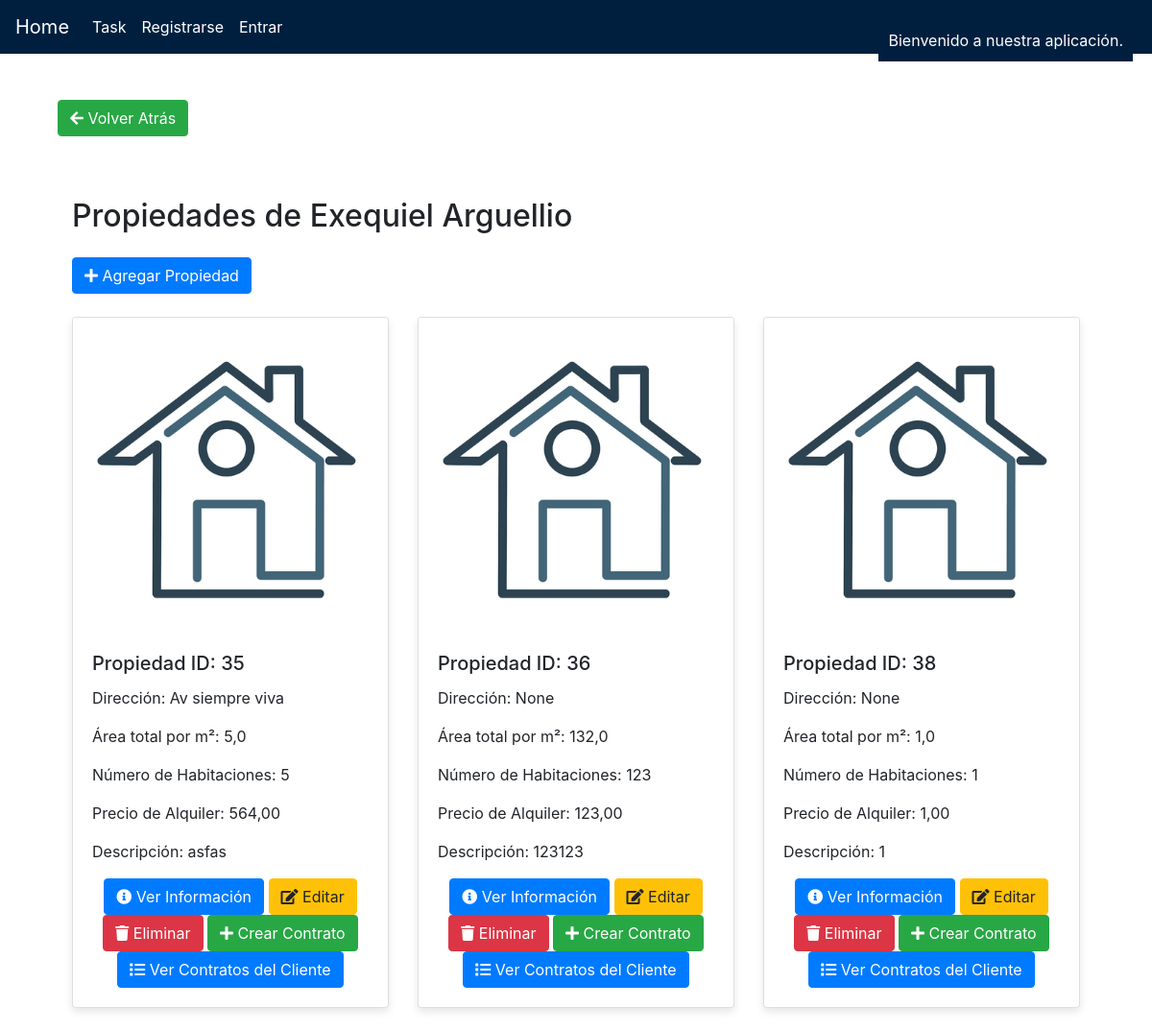
The app's page /propiedades/43761164/, older data.
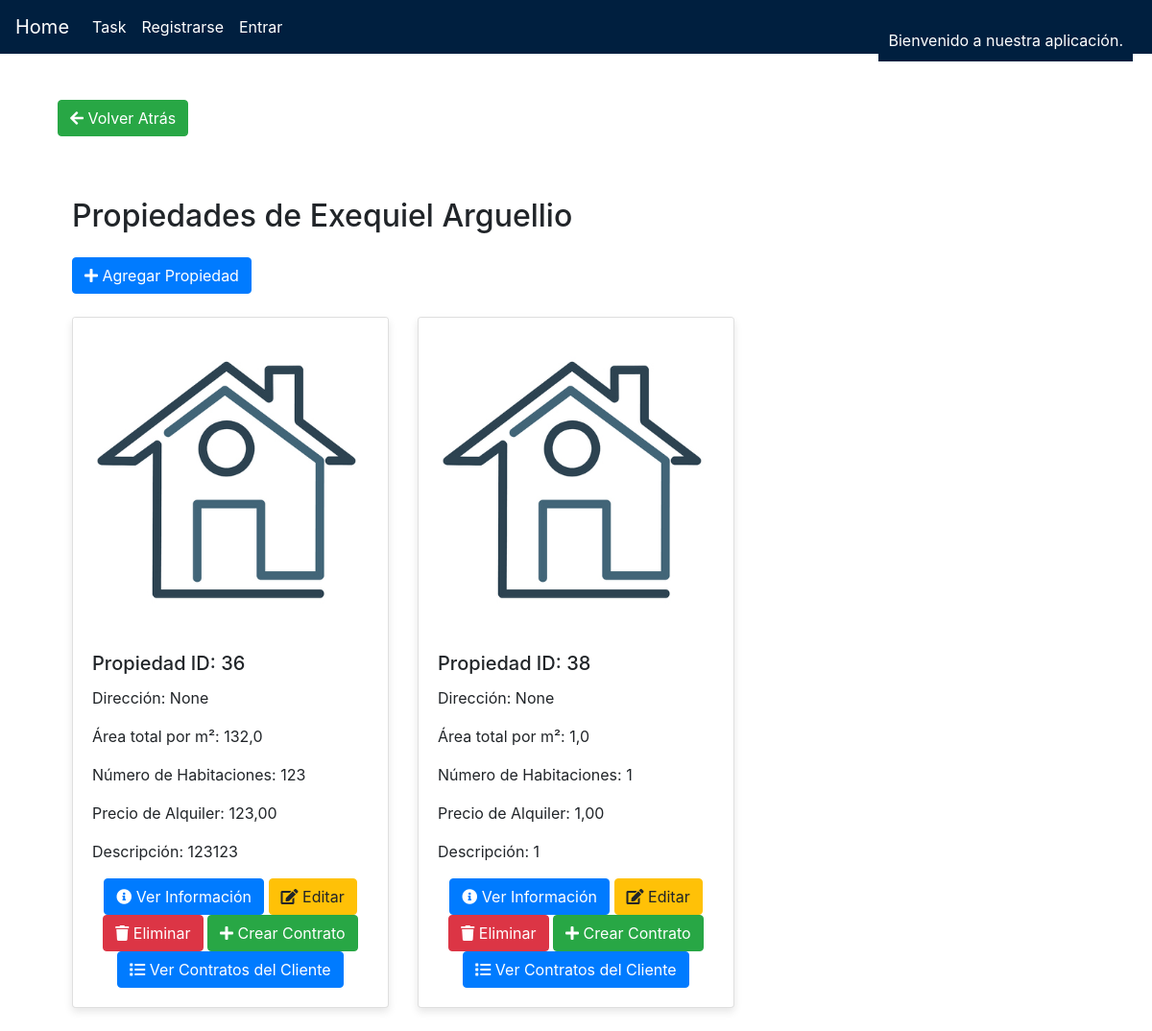
The same page, newer data.
### tasks/models.py (models this page shows)
class Propiedades(models.Model):
    ID_prop = models.AutoField(primary_key=True)
    cliente = models.ForeignKey(Cliente, on_delete=models.CASCADE)
    area_total = models.FloatField()
    nro_habitaciones = models.IntegerField()
    precio_alq = models.DecimalField(max_digits=10, decimal_places=2)
    descripcion = models.TextField()
    direccion = models.CharField(max_length=255, null=True, blank=True)
    foto1 = models.ImageField(upload_to='propiedades/fotos/', null=True, blank=True, default='propiedades/fotos/default.jpg')
    foto2 = models.ImageField(upload_to='propiedades/fotos/', null=True, blank=True, default='propiedades/fotos/default.jpg')
    foto3 = models.ImageField(upload_to='propiedades/fotos/', null=True, blank=True, default='propiedades/fotos/default.jpg')

### tasks/views.py (the view)
# urls.py: path('propiedades/', views.propiedades_list, name='propiedades_list'),
def propiedades_list(request, dni_cliente):
    cliente = get_object_or_404(Cliente, dni=dni_cliente)
    if request.method == 'POST':
        form = PropiedadesForm(request.POST, request.FILES)  # Agregar request.FILES
        if form.is_valid():
            propiedad = form.save(commit=False)
            propiedad.cliente = cliente
            propiedad.save()
            return redirect('propiedades_list_by_dni', dni_cliente=dni_cliente)
    else:
        form = PropiedadesForm()
    propiedades = Propiedades.objects.filter(cliente=cliente)
    return render(request, 'propiedades.html', {'propiedades': propiedades, 'form': form, 'cliente': cliente})

### tasks/templates/propiedades.html (shortened to what the changed rows need)
{% extends "base.html" %}
{% load widget_tweaks %}
{% block content %}
<link rel="stylesheet" href="https://cdnjs.cloudflare.com/ajax/libs/animate.css/4.1.1/animate.min.css"/>
<link href="https://maxcdn.bootstrapcdn.com/bootstrap/4.5.2/css/bootstrap.min.css" rel="stylesheet">
<link rel="stylesheet" href="https://cdnjs.cloudflare.com/ajax/libs/font-awesome/5.15.3/css/all.min.css">
<div class="container mt-5">
<div class="container mt-5">
    <div class="row">
        <div class="col-md-12">
            <h2 class="mb-4">Propiedades de {{ cliente.nombre_cliente }}</h2>
            <div class="row">
                {% for propiedad in propiedades %}
                <div class="col-md-4 mb-4 animate__animated animate__fadeInUp">
                    <div class="card">
                        {% if propiedad.foto1 %}
                            <a href="{{ propiedad.foto1.url }}" data-toggle="lightbox" data-gallery="gallery" data-title="Foto 1">
                                <img src="{{ propiedad.foto1.url }}" alt="Foto 1" class="card-img-top img-zoomable">
                            </a>
                        {% else %}
                            <a href="propiedades/fotos/default.jpg" data-toggle="lightbox" data-gallery="gallery" data-title="Foto 1">
                                <img src="propiedades/fotos/default.jpg" alt="Foto 1" class="card-img-top img-zoomable">
                            </a>
                        {% endif %}
                        <div class="card-body">
                            <h5 class="card-title">Propiedad ID: {{ propiedad.ID_prop }}</h5>
                            <p class="card-text">Dirección: {{ propiedad.direccion }}</p>
                            <p class="card-text">Área total por m²: {{ propiedad.area_total }}</p>
                            <p class="card-text">Número de Habitaciones: {{ propiedad.nro_habitaciones }}</p>
                            <p class="card-text">Precio de Alquiler: {{ propiedad.precio_alq }}</p>
                            <p class="card-text">Descripción: {{ propiedad.descripcion }}</p>
                            <div class="text-center">
                                <a href="#" class="btn btn-primary" data-toggle="modal" data-target="#infoModal{{ propiedad.ID_prop }}">
                                    <i class="fas fa-info-circle"></i> Ver Información
                                </a>
                                <button type="button" class="btn btn-warning edit-btn" data-toggle="modal" data-target="#propiedadModal" data-id="{{ propiedad.ID_prop }}" data-direccion="{{ propiedad.direccion }}" data-area_total="{{ propiedad.area_total }}" data-nro_habitaciones="{{ propiedad.nro_habitaciones }}" data-precio_alq="{{ propiedad.precio_alq }}" data-descripcion="{{ propiedad.descripcion }}">
                                    <i class="fas fa-edit"></i> Editar
                                </button>
                                <button data-href="{% url 'propiedades_delete' propiedad.ID_prop %}" class="btn btn-danger delete-btn">
                                    <i class="fas fa-trash"></i> Eliminar
                                </button>
                                <a href="{% url 'crear_contrato' propiedad.cliente.dni propiedad.ID_prop %}" class="btn btn-success">
                                    <i class="fas fa-plus"></i> Crear Contrato
                                </a>
                                {% if propiedad.cliente.contrato_set.exists %}
                                    <a href="{% url 'listar_contratos_cliente' propiedad.cliente.dni %}" class="btn btn-primary">
                                        <i class="fas fa-list"></i> Ver Contratos del Cliente
                                    </a>
                                {% endif %}
                            </div>
                            </div>
                        </div>
                    </div>
                    {% empty %}
                    <div class="d-flex justify-content-center align-items-center" style="height: 60vh;">
                        <div class="alert alert-info text-center animate__animated animate__fadeIn">
                            Este cliente no tiene propiedad existente.
                        </div>
                    </div>
                    {% endfor %}
                </div>
            </div>
        </div>
    </div>
{% endblock %}

Row changes from the older to the newer data that the page shows:
removed Propiedades: foto1 (placeholder picture), ID_prop "35", direccion "Av siempre viva", area_total "5,0", nro_habitaciones "5", precio_alq "564,00", descripcion "asfas", shows "Ver Contratos del Cliente"
